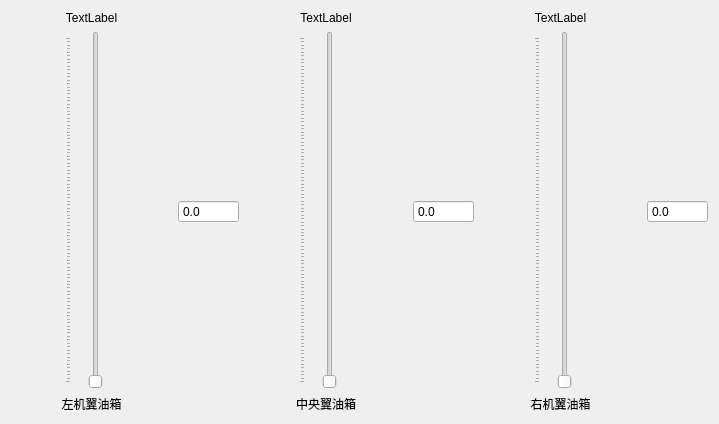
<?xml version="1.0" encoding="UTF-8"?>
<ui version="4.0">
 <class>Form</class>
 <widget class="QWidget" name="Form">
  <property name="geometry">
   <rect>
    <x>0</x>
    <y>0</y>
    <width>719</width>
    <height>424</height>
   </rect>
  </property>
  <property name="windowTitle">
   <string>Form</string>
  </property>
  <layout class="QHBoxLayout" name="horizontalLayout_4">
   <item>
    <layout class="QVBoxLayout" name="verticalLayout">
     <item>
      <widget class="QLabel" name="label_left_tank_limit">
       <property name="text">
        <string>TextLabel</string>
       </property>
       <property name="alignment">
        <set>Qt::AlignCenter</set>
       </property>
      </widget>
     </item>
     <item>
      <layout class="QHBoxLayout" name="horizontalLayout">
       <item>
        <spacer name="horizontalSpacer">
         <property name="orientation">
          <enum>Qt::Horizontal</enum>
         </property>
         <property name="sizeHint" stdset="0">
          <size>
           <width>40</width>
           <height>20</height>
          </size>
         </property>
        </spacer>
       </item>
       <item>
        <widget class="QSlider" name="vertical_slider_left_tank">
         <property name="sizePolicy">
          <sizepolicy hsizetype="Expanding" vsizetype="Expanding">
           <horstretch>0</horstretch>
           <verstretch>0</verstretch>
          </sizepolicy>
         </property>
         <property name="orientation">
          <enum>Qt::Vertical</enum>
         </property>
         <property name="tickPosition">
          <enum>QSlider::TicksAbove</enum>
         </property>
        </widget>
       </item>
       <item>
        <spacer name="horizontalSpacer_2">
         <property name="orientation">
          <enum>Qt::Horizontal</enum>
         </property>
         <property name="sizeHint" stdset="0">
          <size>
           <width>40</width>
           <height>20</height>
          </size>
         </property>
        </spacer>
       </item>
      </layout>
     </item>
     <item>
      <widget class="QLabel" name="label_left_tank">
       <property name="text">
        <string>左机翼油箱</string>
       </property>
       <property name="alignment">
        <set>Qt::AlignCenter</set>
       </property>
      </widget>
     </item>
    </layout>
   </item>
   <item>
    <widget class="QDoubleSpinBox" name="double_spinBox_left_tank">
     <property name="buttonSymbols">
      <enum>QAbstractSpinBox::NoButtons</enum>
     </property>
     <property name="decimals">
      <number>1</number>
     </property>
     <property name="maximum">
      <double>100000.000000000000000</double>
     </property>
     <property name="singleStep">
      <double>0.100000000000000</double>
     </property>
    </widget>
   </item>
   <item>
    <layout class="QVBoxLayout" name="verticalLayout_2">
     <item>
      <widget class="QLabel" name="label_center_tank_limit">
       <property name="text">
        <string>TextLabel</string>
       </property>
       <property name="alignment">
        <set>Qt::AlignCenter</set>
       </property>
      </widget>
     </item>
     <item>
      <layout class="QHBoxLayout" name="horizontalLayout_2">
       <item>
        <spacer name="horizontalSpacer_3">
         <property name="orientation">
          <enum>Qt::Horizontal</enum>
         </property>
         <property name="sizeHint" stdset="0">
          <size>
           <width>40</width>
           <height>20</height>
          </size>
         </property>
        </spacer>
       </item>
       <item>
        <widget class="QSlider" name="vertical_slider_center_tank">
         <property name="sizePolicy">
          <sizepolicy hsizetype="Expanding" vsizetype="Expanding">
           <horstretch>0</horstretch>
           <verstretch>0</verstretch>
          </sizepolicy>
         </property>
         <property name="orientation">
          <enum>Qt::Vertical</enum>
         </property>
         <property name="tickPosition">
          <enum>QSlider::TicksAbove</enum>
         </property>
        </widget>
       </item>
       <item>
        <spacer name="horizontalSpacer_4">
         <property name="orientation">
          <enum>Qt::Horizontal</enum>
         </property>
         <property name="sizeHint" stdset="0">
          <size>
           <width>40</width>
           <height>20</height>
          </size>
         </property>
        </spacer>
       </item>
      </layout>
     </item>
     <item>
      <widget class="QLabel" name="label_center_tank">
       <property name="text">
        <string>中央翼油箱</string>
       </property>
       <property name="alignment">
        <set>Qt::AlignCenter</set>
       </property>
      </widget>
     </item>
    </layout>
   </item>
   <item>
    <widget class="QDoubleSpinBox" name="double_spinBox_center_tank">
     <property name="buttonSymbols">
      <enum>QAbstractSpinBox::NoButtons</enum>
     </property>
     <property name="decimals">
      <number>1</number>
     </property>
     <property name="maximum">
      <double>100000.000000000000000</double>
     </property>
     <property name="singleStep">
      <double>0.100000000000000</double>
     </property>
    </widget>
   </item>
   <item>
    <layout class="QVBoxLayout" name="verticalLayout_3">
     <item>
      <widget class="QLabel" name="label_right_tank_limit">
       <property name="text">
        <string>TextLabel</string>
       </property>
       <property name="alignment">
        <set>Qt::AlignCenter</set>
       </property>
      </widget>
     </item>
     <item>
      <layout class="QHBoxLayout" name="horizontalLayout_3">
       <item>
        <spacer name="horizontalSpacer_5">
         <property name="orientation">
          <enum>Qt::Horizontal</enum>
         </property>
         <property name="sizeHint" stdset="0">
          <size>
           <width>40</width>
           <height>20</height>
          </size>
         </property>
        </spacer>
       </item>
       <item>
        <widget class="QSlider" name="vertical_slider_right_tank">
         <property name="sizePolicy">
          <sizepolicy hsizetype="Expanding" vsizetype="Expanding">
           <horstretch>0</horstretch>
           <verstretch>0</verstretch>
          </sizepolicy>
         </property>
         <property name="orientation">
          <enum>Qt::Vertical</enum>
         </property>
         <property name="tickPosition">
          <enum>QSlider::TicksAbove</enum>
         </property>
        </widget>
       </item>
       <item>
        <spacer name="horizontalSpacer_6">
         <property name="orientation">
          <enum>Qt::Horizontal</enum>
         </property>
         <property name="sizeHint" stdset="0">
          <size>
           <width>40</width>
           <height>20</height>
          </size>
         </property>
        </spacer>
       </item>
      </layout>
     </item>
     <item>
      <widget class="QLabel" name="label_right_tank">
       <property name="text">
        <string>右机翼油箱</string>
       </property>
       <property name="alignment">
        <set>Qt::AlignCenter</set>
       </property>
      </widget>
     </item>
    </layout>
   </item>
   <item>
    <widget class="QDoubleSpinBox" name="double_spinBox_right_tank">
     <property name="buttonSymbols">
      <enum>QAbstractSpinBox::NoButtons</enum>
     </property>
     <property name="decimals">
      <number>1</number>
     </property>
     <property name="maximum">
      <double>100000.000000000000000</double>
     </property>
     <property name="singleStep">
      <double>0.100000000000000</double>
     </property>
    </widget>
   </item>
  </layout>
 </widget>
 <resources/>
 <connections/>
</ui>
